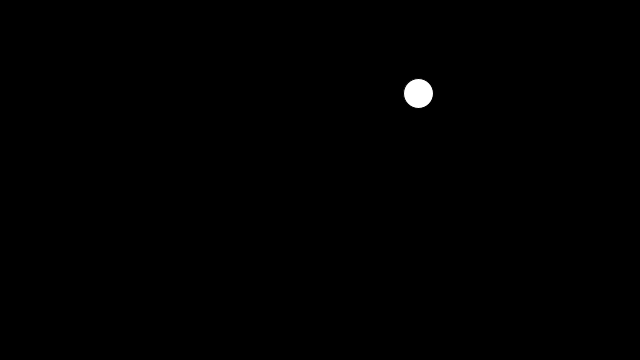
Frame 1 (no input)
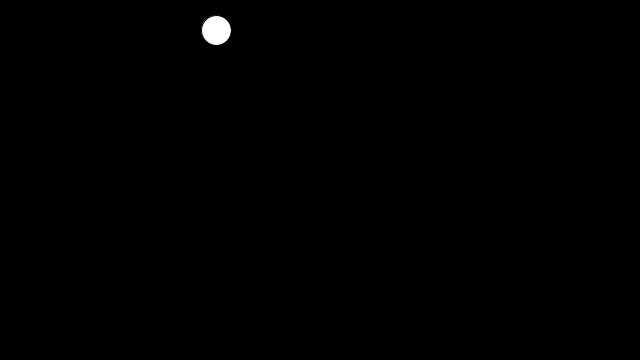
Frame 60 (the mouse pressed at the canvas centre just before this capture)
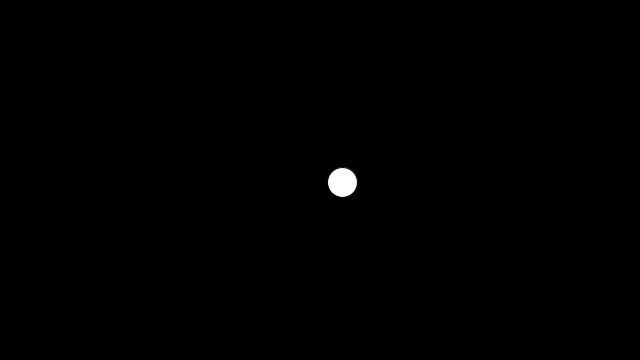
Frame 120 (the mouse held since frame 60 and released just before this capture)

The Processing sketch that drew these frames (run headless with seeded random() and noise(); from frame 60 on, the mouse is pressed at the canvas centre):

// Processing sketch: sketch_200415a
// ── sketch_200415a.pde
Mover mover;

  void setup() {
    size(640,360);
    //Inicialitzem l'objecte bola
    mover = new Mover();
  }
  
  void draw() {
    background(0);
   //Cridem els metodes de la classe
    
    mover.update();
    mover.display();
    mover.checkEdges();

  }

// ── class.pde
class Mover {
  
  //Creem les variables i els PVectors necessaris
  PVector location;
  PVector velocity;
  PVector acceleration;
  float topSpeed;
  
  Mover() {
    //Posicio
    location = new PVector(random(width),random(height));
    //Velocitat
    velocity = new PVector(5,0);
    
    //Acceleracio
    acceleration = new PVector(0.05,0.05);
    //Velocitat maxima
    topSpeed = 5; 
  }
  
 
  
  void update() {
    // Creem i instànciem els PVectors que contenen l'ubicació del mouse i la direcció que tindra 'objecte.
    PVector mouse = new PVector(mouseX,mouseY);
    PVector dir = PVector.sub(mouse,location);
    
   //Normalitzem el vector direccio
    dir.normalize();
    dir.mult(0.5);
   
    //Donem l'acceleració i movem l'objecte.
    acceleration = dir;
    velocity.add(acceleration);
    velocity.limit(topSpeed);
    location.add(velocity);
  }
    
  //Mostra l'elipse amb la poscio x,y

  void display() {
    stroke(0);
    fill(255);
    ellipse(location.x,location.y,30,30);
  }
  //Metode que fa que si la bola va al limit de la pantalla aparegui per la banda contraria.

  void checkEdges() {
    if(location.x > width) {
      location.x = 0;
    }
    else if(location.x < 0) {
      location.x = width;
    }
    
    if(location.y > height) {
      location.y = 0;
    }
    else if(location.y < 0) {
      location.y = height;
    }
  }
  
  
}
